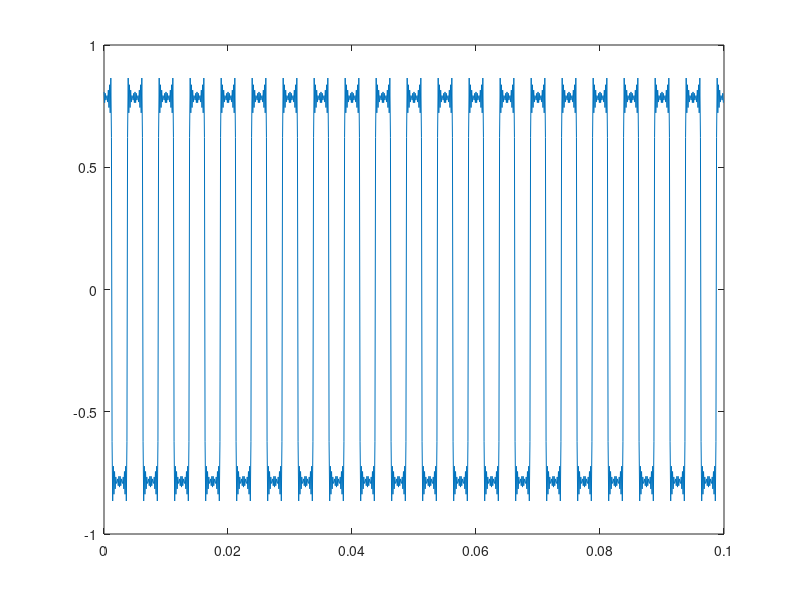

The MATLAB script that drew this image: (Note: this script raises an error after producing the figure.)
f0=200;
Fs=10000;
time=0:1/Fs:5;
cos200=cos(2*pi*f0*time);
k=1;
square=(1/k)*sin(pi*k/2)*cos(2*pi*f0*time*k);
for k=3:2:21
    square=square+(1/k)*sin(pi*k/2)*cos(2*pi*f0*time*k);
plot(time(1:1000),square(1:1000));
end
% now filter back to sine
newsin=filter(Num,1,square);
plot(time(2000:3000),newin(2000:3000));

